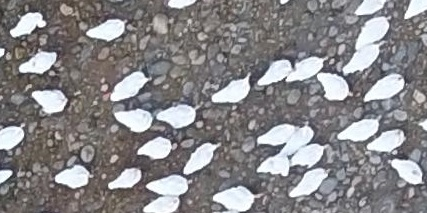
#> input picture duck.jpg, 427 x 213 px
$ jupyter execute --allow-errors duck_test.ipynb   (shell and % lines are left out)
#> lines starting #> are read from the running program, lines starting #| are printed output that depends on the picture
讀取圖片並轉為灰階

[cell 1]
import matplotlib.pyplot as plt
import numpy as np
import sklearn
from sklearn import naive_bayes
import cv2
duck=cv2.imread('duck.jpg')
#> duck is the input picture: shape (213, 427, 3); mean B, G, R 136.9, 134.9, 136.5
duck=cv2.cvtColor(duck,cv2.COLOR_RGB2GRAY)
#> duck: shape (213, 427)
plt.imshow(duck,cmap='gray')

將較不白的點設為黑色

[cell 2]
for i in range(213):
    for j in range(427):
        if duck[i][j]<=220: duck[i][j]=0
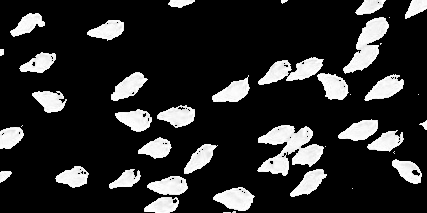
#> duck: shape (213, 427); min 0, max 255, mean 42.8
plt.imshow(duck,cmap='gray')

利用處理完的圖片標記label,丟入bayesian訓練

[cell 3]
y_train=np.zeros((213,427))
for i in range(213):
    for j in range(427):
        if duck[i][j]>0:
            y_train[i][j]=1
y_train=np.reshape(y_train,(213*427))
duck=np.reshape(duck,(213*427,1))
bayesian=sklearn.naive_bayes.GaussianNB(priors=(0.5,0.5))
x_train=cv2.imread('duck.jpg')
x_train=cv2.cvtColor(x_train,cv2.COLOR_RGB2GRAY)
x_train=np.reshape(x_train,(213*427,1))
bayesian.fit(x_train,y_train)

[cell 4]
x_train.shape
#> Out = (90951, 1)
